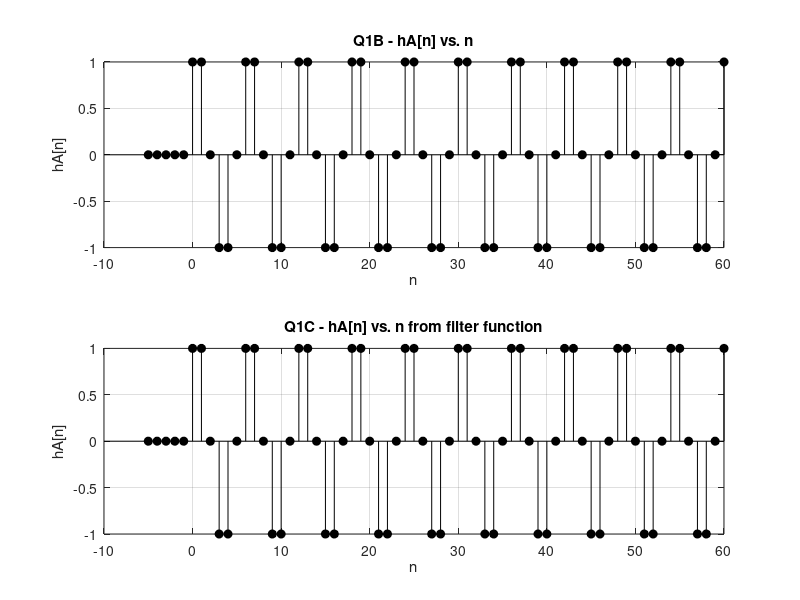
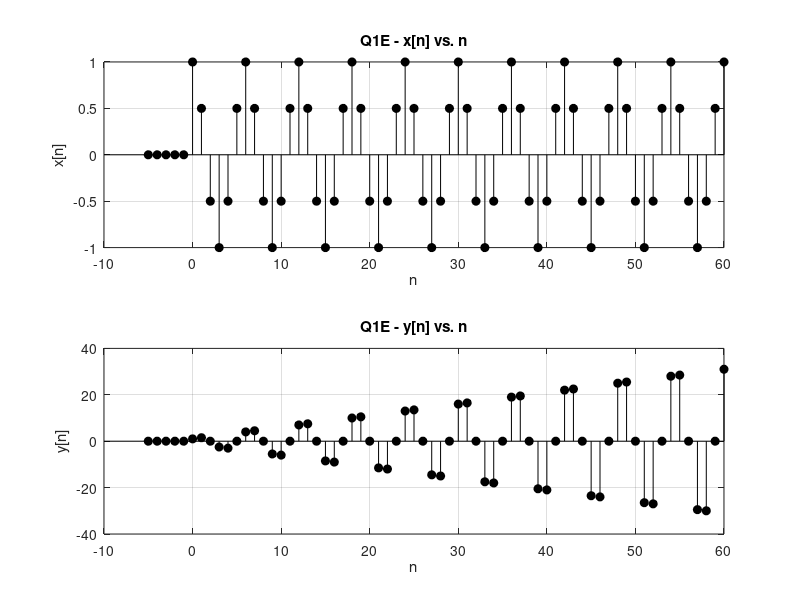
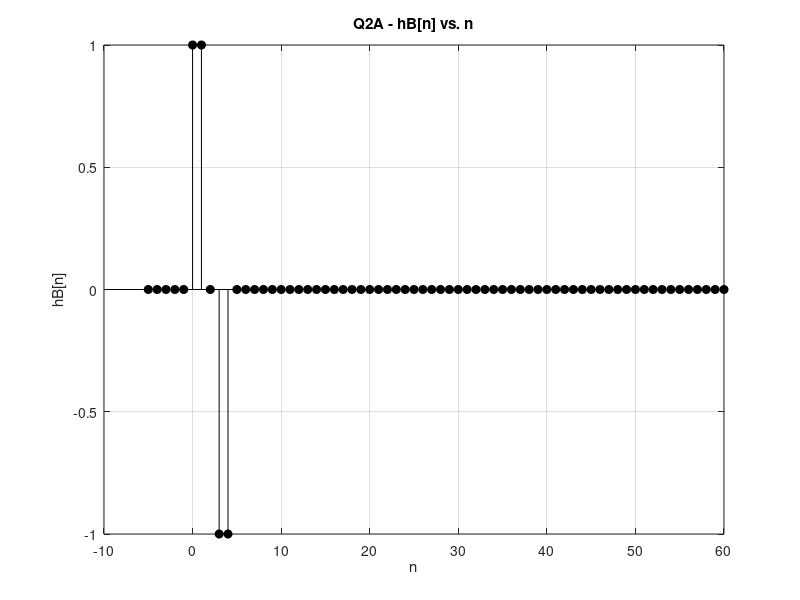
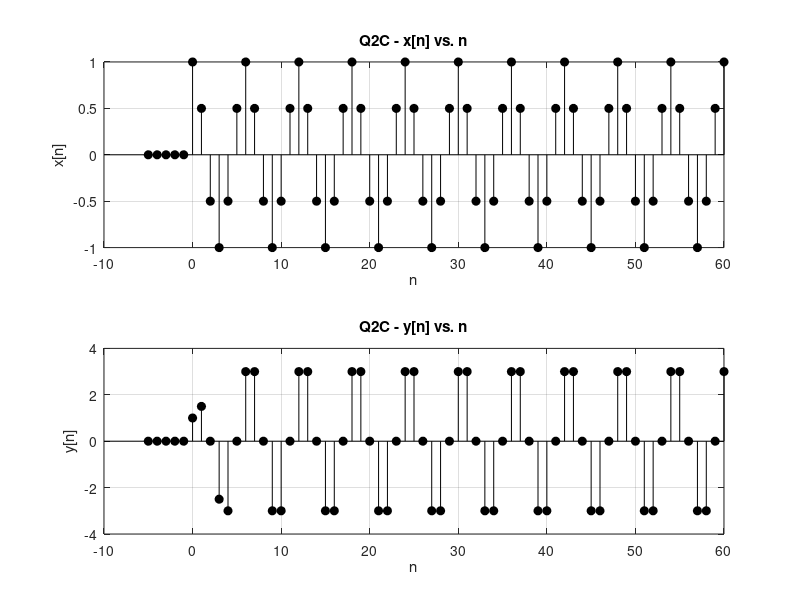

Reproduce these figures in MATLAB, in order.
% ------------------------------------------------------------------------
% DSP A1
% Mitchell Stride, 201517901
% ------------------------------------------------------------------------
clear;
close all;

% Question 1 --------------------------------------------------------------
% Question 1B
% y[n]-y[n-1]+y[n-2]=x[n]
n=-5:1:60;          %init n over -5 to 60
hA=zeros(66,1);     %Create hA

for i=1:1:66        %Fill hA with correct values.
    if (i-6)<0 || mod(i,6)==2 || mod(i,6)==5
        hA(i)=0;
    elseif mod(i,6)==0 || mod(i,6)==1
        hA(i)=1;
    elseif mod(i,6)==3 || mod(i,6)==4
        hA(i)=-1;
    end
end

figure(1)
subplot(2,1,1); stem(n,hA,'filled','k'); grid; 
title('Q1B - hA[n] vs. n'); xlabel('n'); ylabel('hA[n]');

% Question 1C
x=zeros(66,1);      %Create x
x(6)=1;             %Setting x(0) as delta input but shifted from -5 start
a=[1 -1 1];
b=[1];
hA=filter(b,a,x);

subplot(2,1,2); stem(n,hA,'filled','k'); grid; 
title('Q1C - hA[n] vs. n from filter function'); xlabel('n'); ylabel('hA[n]');

% Question 1E
x=[];                        %Create x
u1=[zeros(1,5) ones(1,61)];   %Unit Step u[n]
x(:,1)=cos(2*pi*n/6).*u1;
a=[1 -1 1];
b=[1];
y=filter(b,a,x);

figure(2)
subplot(2,1,1); stem(n,x,'filled','k'); grid; 
title('Q1E - x[n] vs. n'); xlabel('n'); ylabel('x[n]');
subplot(2,1,2); stem(n,y,'filled','k'); grid; 
title('Q1E - y[n] vs. n'); xlabel('n'); ylabel('y[n]');

% Question 2 --------------------------------------------------------------
% Question 2A
u2=[zeros(1,10) ones(1,56)];   %Unit Step u[n-5]
hB=zeros(66,1);     %Create hB
hB=hA.*transpose(u1-u2);

figure(3)
subplot(1,1,1); stem(n,hB,'filled','k'); grid; 
title('Q2A - hB[n] vs. n'); xlabel('n'); ylabel('hB[n]');

% Question 2C
% y[n]=x[n]+x[n-1]-x[n-3]-x[n-4]
a=[1];
b=[1 1 0 -1 -1];
y=filter(b,a,x);

figure(4)
subplot(2,1,1); stem(n,x,'filled','k'); grid; 
title('Q2C - x[n] vs. n'); xlabel('n'); ylabel('x[n]');
subplot(2,1,2); stem(n,y,'filled','k'); grid; 
title('Q2C - y[n] vs. n'); xlabel('n'); ylabel('y[n]');

% Question 2E
n1=0:1:60;         %new n from 0 to 60
x1=zeros(61,1);
hB1=zeros(61,1); 
for i=1:1:61
    hB1(i)=hB(i+5);
    x1(i)=x(i+5);
end
y1=conv(x1,hB1);    %using conv function this time
y1=y1(1:end-60);    %shortening / fixing y

figure(5)
subplot(3,1,1); stem(n1,x1,'filled','k'); grid; 
title('Q2E - x[n] vs. n'); xlabel('n'); ylabel('x[n]');
subplot(2,1,2); stem(n1,y1,'filled','k'); grid; 
title('Q2E - y[n] vs. n from conv function'); xlabel('n'); ylabel('y[n]');

% Question 3 --------------------------------------------------------------
% Filter with moving average.

load('Assignment1_Q3_DTsignal.mat');
figure(6)
subplot(3,1,1); plot(xn); grid; 
title('Q3 - x[n] vs. n loaded from Assignment1 Q3 DTsignal.mat'); 
xlabel('n'); ylabel('x[n]');

%Adding filter y[n]=(1/N)*(X[n]+x[n-1]+....+x[n-(m-1)])
N=[5 10 20 30 40 50];
y2=cell(1,6);
yleg=cell(1,6);
a=ones(1,1);
subplot(3,1,2); grid; title('Q3 - x[n] & y[n] vs. n w/ moving filter'); 
xlabel('n'); ylabel('x[n] & y[n]');
hold on
for i=1:1:6
    b=(1/N(i))*ones(1,N(i));
    y2{i}=filter(b,a,xn);
    yleg{i}=plot(y2{i});
end
legend([yleg{1},yleg{2},yleg{3},yleg{4},yleg{5},yleg{6}],'N = 5','N = 10','N = 20','N = 30','N = 40','N = 50')
hold off
subplot(3,1,3); plot(y2{3}) ;grid; title('Q3 - y[n] N= 20 vs. n'); 
xlabel('n'); ylabel('y[n]');

% Question 4 --------------------------------------------------------------
% Fourier Series Plotting
k=0:1:31;
ak=0;
x3=[ones(1,5) zeros(1,23) ones(1,4)];

for i=1:1:32
    ak=ak+(1/32)*x3(i)*exp(-j*k*(2*pi/32)*(i-1));
end
%warning('off','last')

figure(7)
subplot(1,1,1); stem(k,ak,'filled','k'); grid; 
title('Q4 - ak[k] vs. k'); xlabel('k'); ylabel('ak[k]');

% Question 5 --------------------------------------------------------------
% Fourier Series Synthesis
figure(8)
n2=0:1:31;
xh=0;
hf=[8 16 24 32];
for z=1:1:4
    for i=1:1:hf(z)
         xh=xh+ak(i)*exp(j*(i-1)*(2*pi/32)*n2);
         subplot(4,1,z); stem(n2,xh,'filled','k'); grid; 
         title(['Q5 - Harmonic = ',num2str(hf(z)),' x[n] vs. n']); 
         xlabel('n'); ylabel('x[n]');
    end
    xh=0;
end

% Question 6 --------------------------------------------------------------
% Question 6A
load('Assignment1_Q6_DTsignal.mat');
figure(9)
ak = 0;         %Clear Variable
k=0:1:15;
for i=1:1:16
    ak=ak+(1/16)*xa(i)*exp(-j*k*(2*pi/16)*(i-1));
end
subplot(2,1,1); plot(xa); grid; 
title(['Q6A - xa[n] vs. n']); 
xlabel('n'); ylabel('ak[k]');
subplot(2,1,2); stem(k,ak,'filled','k'); grid; 
title(['Q6A - ak[k] vs. k for one period of xa[n]']); 
xlabel('k'); ylabel('ak[k]');

% Question 6B
figure(10)
ak = 0;         %Clear Variable
k=0:1:30;
for i=1:1:31
    ak=ak+(1/30)*xb(i)*exp(-j*k*(2*pi/30)*(i-1));
end
subplot(3,1,1); plot(xb); grid; 
title(['Q6B - xb[n] vs. n']); 
xlabel('n'); ylabel('xb[n]');
subplot(3,1,2); stem(k,(ak),'filled','k'); grid; 
title(['Q6B - Real ak[k] vs. k for one period of xb[n]']); 
xlabel('k'); ylabel('ak[k]');
subplot(3,1,3); stem(k,imag(ak),'filled','k'); grid; 
title(['Q6B - Imag ak[k] vs. k for one period of xb[n]']); 
xlabel('k'); ylabel('ak[k]');
